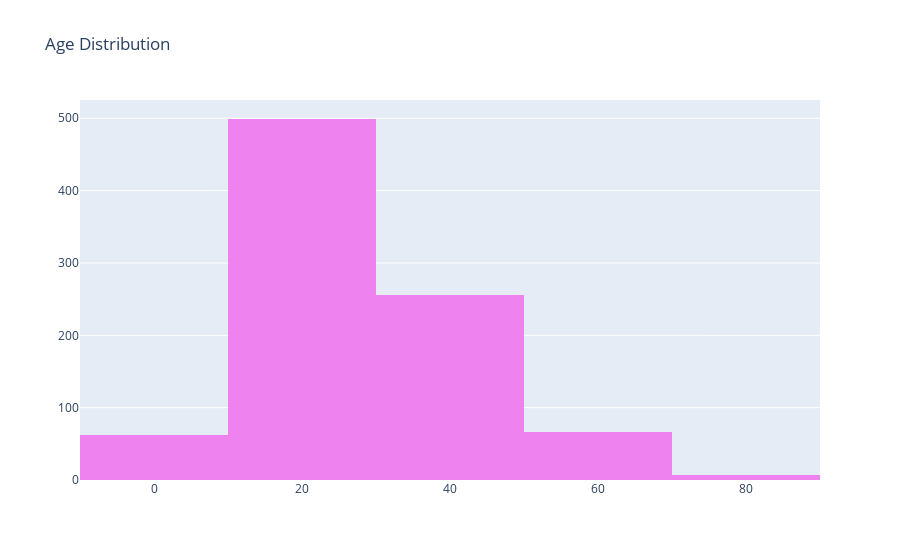

This figure's notebook cell:
### Code cell
trace=go.Histogram(x=final_data['Age'],
                   nbinsx=7,marker={'color':'violet'})
lay=go.Layout(title="Age Distribution")
fig=go.Figure(data=[trace],layout=lay)
iplot(fig)

### Figure 1 — Plotly figure (JSON) as saved in the notebook; plotly's stock layout.template omitted (floating-point values rounded to 4 significant figures; data arrays with more than 128 entries replaced by an {"elided": "..."} marker saying what was removed)
{"data": [{"marker": {"color": "violet"}, "nbinsx": 7, "type": "histogram", "x": {"elided": "891 float values"}}], "layout": {"title": {"text": "Age Distribution"}}}
